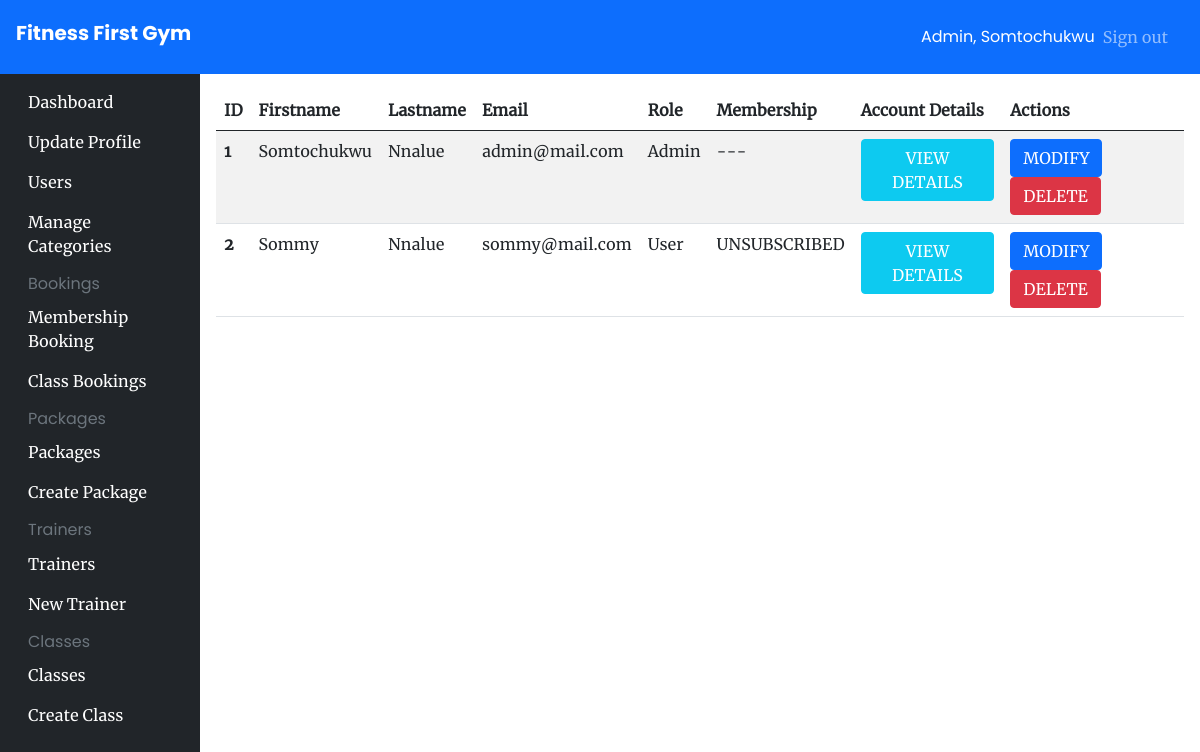
The app's page /users/all (signed in) with its own data.
### app/models/__init__.py (models this page shows, shortened)
class User(UserMixin, db.Model):
    id = db.Column(db.Integer, primary_key=True)
    firstname = db.Column(db.String(200), nullable=False)
    lastname = db.Column(db.String(200), nullable=True)
    email = db.Column(db.String(100), nullable=False, unique=True)
    password = db.Column(db.String(200), nullable=False)
    isAdmin = db.Column(db.Boolean(), default=False)
    createdAt = db.Column(db.DateTime, default=datetime.utcnow)
    payment_details = db.relationship('PaymentDetails', uselist=False, back_populates='user')
    membership = db.relation('Membership', uselist=False, back_populates='user')

### app/user_views.py (the view)
@app.route('/users/all')
@login_required
@authorize_request
def all_users():
   users = User.query.all()
   return render_template('pages/admin/users/preview.html', users=users)

### app/admin_views.py (called while the page is built)
def authorize_request(view_func):
   @wraps(view_func)
   def wrapped_view(*args, **kwargs):
      try:
         if current_user.isAdmin:
               return view_func(*args, **kwargs)
         else:
            flash('Unauthorized')
            return redirect('/')
      except Exception as error:
         return render_template('pages/error/500.html', error=error)
   return wrapped_view

### app/models/__init__.py (called while the page is built)
@login_manager.user_loader
def load_user(id):
    return User.query.get(id)

### app/templates/pages/admin/users/preview.html (shortened to what this page needs)
{% extends "components/admin_base.html" %}
{% block content %}
<table class="table table-striped table-hover">
    <thead>
        <tr>
            <th scope="col">ID</th>
            <th scope="col">Firstname</th>
            <th scope="col">Lastname</th>
            <th scope="col">Email</th>
            <th scope="col">Role</th>
            <th scope="col">Membership</th>
            <th scope="col">Account Details</th>
            <th scope="col">Actions</th>
        </tr>
    </thead>
    <tbody>
        {% if users %}
        {% for user in users %}
        <tr>
            <th scope="row">{{user.id}}</th>
            <td>{{user.firstname}}</td>
            <td>{{user.lastname}}</td>
            <td>{{user.email}}</td>
            <td>{{"Admin" if user.isAdmin else "User"}}</td>
            <td>{{"---" if user.isAdmin else "UNSUBSCRIBED" if not user.membership.package else user.membership.package.name }}</td>
            <td>
                <a class="btn btn-info text-white" href="#">VIEW DETAILS</a>
            </td>
            <td class="d-flex-col">
                <a href="/user/edit/{{user.id}}" class="btn btn-primary text-white">MODIFY</a>
                <a href="/user/delete/{{user.id}}" class="btn btn-danger text-white">DELETE</a>
            </td>
        </tr>
        {% endfor %}
        {% endif %}
    </tbody>
</table>
{% endblock content %}

### app/templates/components/admin_base.html (shortened to what this page needs)
<!DOCTYPE html>
<html lang="en">
<head>
    <link rel="stylesheet" href="{{url_for('static', filename='css/bootstrap.min.css')}}" />
    <link rel="stylesheet" href="{{url_for('static', filename='css/main.css')}}" />
</head>
<body class="relative">
    <main>
        <nav class="navbar navbar-dark sticky-top bg-primary flex-md-nowrap p-3">
            <a class="navbar-brand h2 col-sm-3 col-md-2 mr-0" href="/">Fitness First Gym</a>
            <div class="navbar-nav px-3">
                <div class="nav-item text-nowrap d-flex align-items-center">
                    <span class="text-white mx-2">Admin, {{current_user.firstname}}</span>
                    <a class="nav-link" href="/auth/logout">Sign out</a>
                </div>
            </div>
        </nav>
        <div>
            <div class="container-fluid">
                <div class="row">
                    {% include "components/admin_navbar.html" %}
                    <main role="main" class="relative col-md-9 ml-sm-auto col-lg-10 p-3">
                        {% block content %} {% endblock %}
                    </main>
                </div>
            </div>
        </div>
    </main>
</body>
</html>

### app/templates/components/admin_navbar.html
<nav class="vh-100 col-md-2 d-none d-md-block bg-dark sidebar sidebar-fixed py-2" style="overflow-y: auto;">
    <ul class="nav flex-column">
      <li class="nav-item">
        <a class="nav-link text-white" href="/admin/dashboard">Dashboard</a>
      </li>
    </ul>
    <ul class="nav flex-column">
      <li class="nav-item">
        <a class="nav-link text-white" href="/profile">Update Profile</a>
      </li>
    </ul>
    <ul class="nav flex-column">
      <li class="nav-item">
        <a class="nav-link text-white" href="/users/all">Users</a>
      </li>
    </ul>
    <ul class="nav flex-column">
      <li class="nav-item">
        <a class="nav-link text-white" href="/admin/categories">Manage Categories</a>
      </li>
    </ul>
    <h6 class="sidebar-heading d-flex justify-content-between align-items-center px-3 mt-2 mb-1 text-muted">
      <span>Bookings</span>
    </h6>
    <ul class="nav flex-column">
      <li class="nav-item"><a class="nav-link text-white" href="/admin/booking/memberships">Membership Booking</a></li>
      <li class="nav-item"><a class="nav-link text-white" href="/admin/booking/classes">Class Bookings</a></li>
    </ul>
    <h6 class="sidebar-heading d-flex justify-content-between align-items-center px-3 mt-2 mb-1 text-muted">
      <span>Packages</span>
    </h6>
    <ul class="nav flex-column">
      <li class="nav-item"><a class="nav-link text-white" href="/admin/package/all">Packages</a></li>
      <li class="nav-item"><a class="nav-link text-white" href="/admin/package/new">Create Package</a></li>
    </ul>
    <h6 class="sidebar-heading d-flex justify-content-between align-items-center px-3 mt-2 mb-1 text-muted">
      <span>Trainers</span>
    </h6>
    <ul class="nav flex-column mb-2">
      <li class="nav-item"><a class="nav-link text-white" href="/admin/trainer/all">Trainers</a></li>
      <li class="nav-item"><a class="nav-link text-white" href="/admin/trainer/new">New Trainer</a></li>
    </ul>
    <h6 class="sidebar-heading d-flex justify-content-between align-items-center px-3 mt-2 mb-1 text-muted">
      <span>Classes</span>
    </h6>
    <ul class="nav flex-column mb-2">
      <li class="nav-item"><a class="nav-link text-white" href="/admin/class/all">Classes</a></li>
      <li class="nav-item"><a class="nav-link text-white" href="/admin/class/new">Create Class</a></li>
    </ul>
</nav>

### app/static/css/main.css (style rules this page uses)
body { font-family: 'Merriweather'; }
h1, h2, h3, h4 , h5 , h6, .h1, .h2, .h3, .h4 , .h5 , .h6 { font-family: 'PoppinsBold'; font-weight: 500; }
span, p { font-family: 'Poppins'; }

### records on screen
User: firstname "Somtochukwu", id "1", lastname "Nnalue", email "admin@mail.com", isAdmin "Admin", isAdmin "---"
User: id "2", firstname "Sommy", lastname "Nnalue", email "sommy@mail.com", isAdmin "User", isAdmin "UNSUBSCRIBED"
